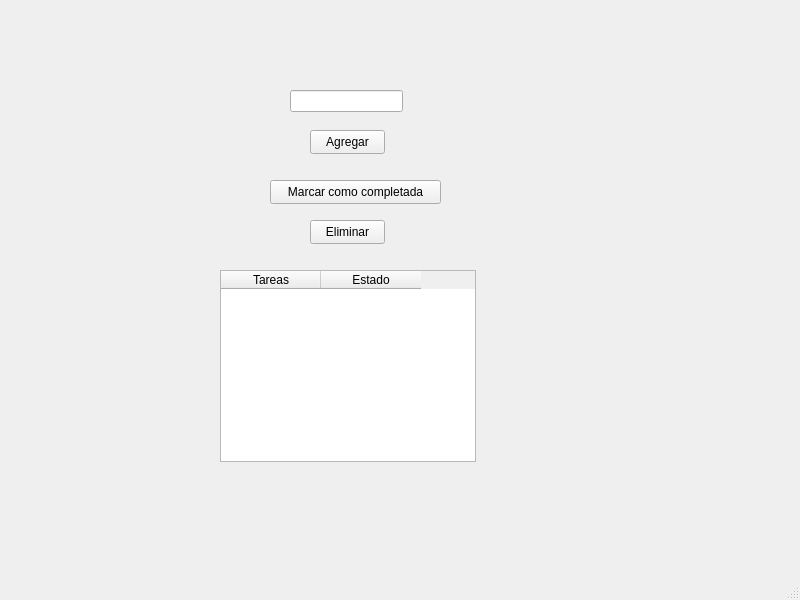
<?xml version="1.0" encoding="UTF-8"?>
<ui version="4.0">
 <class>ListaTareas</class>
 <widget class="QMainWindow" name="ListaTareas">
  <property name="geometry">
   <rect>
    <x>0</x>
    <y>0</y>
    <width>800</width>
    <height>600</height>
   </rect>
  </property>
  <property name="windowTitle">
   <string>MainWindow</string>
  </property>
  <widget class="QWidget" name="centralwidget">
   <widget class="QPushButton" name="btn_agregar">
    <property name="geometry">
     <rect>
      <x>310</x>
      <y>130</y>
      <width>75</width>
      <height>24</height>
     </rect>
    </property>
    <property name="text">
     <string>Agregar</string>
    </property>
   </widget>
   <widget class="QPushButton" name="btn_marcarcomple">
    <property name="geometry">
     <rect>
      <x>270</x>
      <y>180</y>
      <width>171</width>
      <height>24</height>
     </rect>
    </property>
    <property name="text">
     <string>Marcar como completada</string>
    </property>
   </widget>
   <widget class="QPushButton" name="btn_eliminar">
    <property name="geometry">
     <rect>
      <x>310</x>
      <y>220</y>
      <width>75</width>
      <height>24</height>
     </rect>
    </property>
    <property name="text">
     <string>Eliminar</string>
    </property>
   </widget>
   <widget class="QLineEdit" name="entrada">
    <property name="geometry">
     <rect>
      <x>290</x>
      <y>90</y>
      <width>113</width>
      <height>22</height>
     </rect>
    </property>
   </widget>
   <widget class="QTableWidget" name="ventanalist">
    <property name="geometry">
     <rect>
      <x>220</x>
      <y>270</y>
      <width>256</width>
      <height>192</height>
     </rect>
    </property>
    <column>
     <property name="text">
      <string>Tareas</string>
     </property>
    </column>
    <column>
     <property name="text">
      <string>Estado</string>
     </property>
    </column>
   </widget>
  </widget>
  <widget class="QMenuBar" name="menubar">
   <property name="geometry">
    <rect>
     <x>0</x>
     <y>0</y>
     <width>800</width>
     <height>22</height>
    </rect>
   </property>
  </widget>
  <widget class="QStatusBar" name="statusbar"/>
 </widget>
 <resources/>
 <connections>
  <connection>
   <sender>btn_eliminar</sender>
   <signal>clicked()</signal>
   <receiver>entrada</receiver>
   <slot>clear()</slot>
   <hints>
    <hint type="sourcelabel">
     <x>317</x>
     <y>250</y>
    </hint>
    <hint type="destinationlabel">
     <x>333</x>
     <y>113</y>
    </hint>
   </hints>
  </connection>
 </connections>
</ui>
